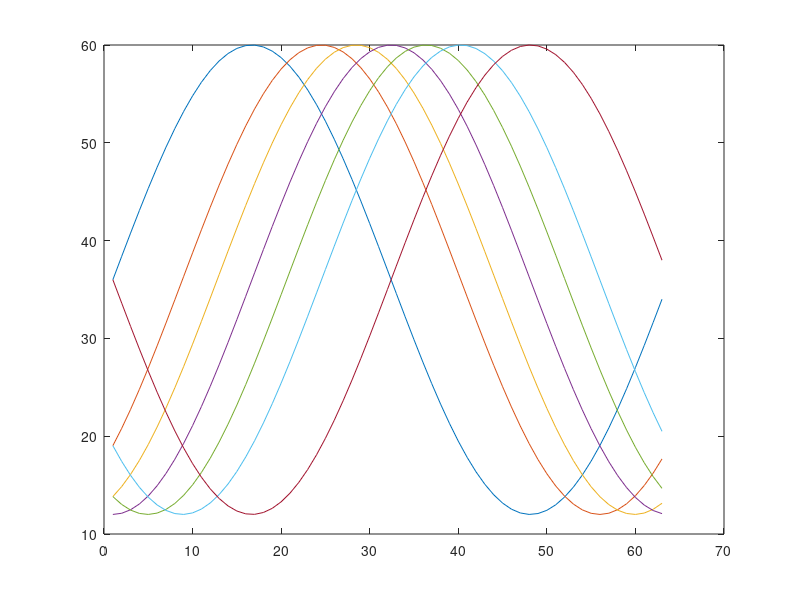
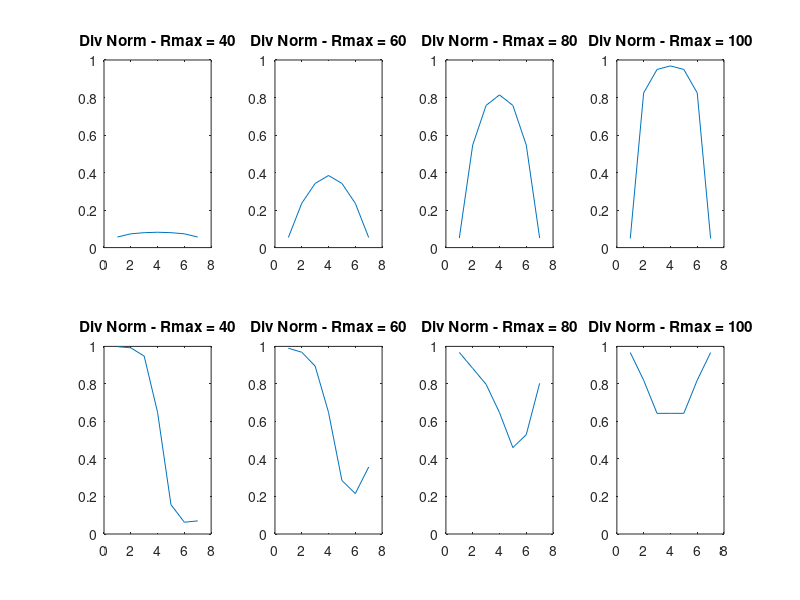
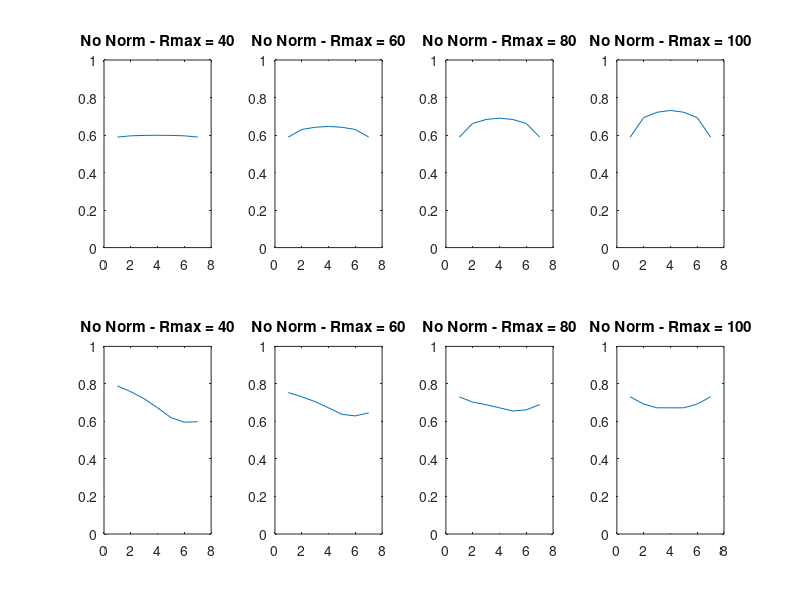

MATLAB code to generate these figures, in order:
% Psych268A - Fall 2016
% Midterm Exam
%   Demontrate divisive normalization in a small network
function jk_midterm_divisive_normalization

% Preferred Directions
global pd;
pd = [ -pi/2 -pi/4 -pi/8 0 pi/8 pi/4 pi/2 ];

% Baseline Firing Rate
global r0;
r0 = 36;

% Calculate the cosine tuning curves for visualization purposes
for i = 1:size(pd,2)
    inx = 0;
    for j = -pi:0.1:pi
        inx = inx + 1;
        r(inx) = cosineTuning (j, r0, 60, pd(i));
    end
    plot(r)
    hold on
end

% Give a range of maximum firing rates to simulate contrast. Low rMax
% represents low contrast and high rMax represents high contrast
rMax = [40, 60, 80, 100 ];

figure;

% Replicate Figure 3e from Carandini and Heeger
%   Top row has one stimulus
stimulus = 0;
for i = 1:size(rMax,2)
    fr = runDivisiveNormalization(rMax(i), stimulus, 1);
    subplot(2,size(rMax,2),i)
    plot(fr)
    axis([0 size(fr,2)+1 0 1])
    title(['Div Norm - Rmax = ', num2str(rMax(i))])
end

%   Bottom row has two stimuli
stimulus = [pi/2; -pi/2];
for i = 1:size(rMax,2)
    fr = runDivisiveNormalization(rMax(i), stimulus, 1);
    subplot(2,size(rMax,2),i+size(rMax,2))
    plot(fr)
    axis([0 size(fr,2)+1 0 1])
    title(['Div Norm - Rmax = ', num2str(rMax(i))])
end

figure;

% Re-run the model without normalization
stimulus = 0;
for i = 1:size(rMax,2)
    fr = runDivisiveNormalization(rMax(i), stimulus, 0);
    subplot(2,size(rMax,2),i)
    plot(fr)
    axis([0 size(fr,2)+1 0 1])
    title(['No Norm - Rmax = ', num2str(rMax(i))])
end

stimulus = [pi/2; -pi/2];
for i = 1:size(rMax,2)
    fr = runDivisiveNormalization(rMax(i), stimulus, 0);
    subplot(2,size(rMax,2),i+size(rMax,2))
    plot(fr)
    axis([0 size(fr,2)+1 0 1])
    title(['No Norm - Rmax = ', num2str(rMax(i))])
end

end

function fr = runDivisiveNormalization(rMax, stimulus, divisiveNormalization)

global r0
global pd;
numInput = size(pd,2);
numOutput = numInput;
numInhibitory = 1;
nInput = zeros(1,numInput);
nOutput = zeros(1,numOutput);
nInhibitory = zeros(1,numInhibitory);
rHighContrast = 100;

gain = 0.1;

% If there is not divisive normalization set the weights lower to get good
% activity levels. Using the same weights maxed out activity for all
% neurons.
if divisiveNormalization
    W_INP_OUT = 1;
else
    W_INP_OUT = 0.10;
end
wInpOut = zeros(numInput,numOutput);
for i = 1:numInput
    wInpOut(i,i) = W_INP_OUT;
end

% There is a many to one projection from the input neurons to the inhibitory
% neuron. So, the weight is relatively weak.
W_INP_INH = 0.002;
wInpInh = zeros(numInput,numInhibitory);
for i = 1:numInput
    for j = 1:numInhibitory
        wInpInh(i,j) = W_INP_INH;
    end
end

% There is a one to many projection from the inhibitory neuron to the output neurons.
% So the weight is negative and strong.
W_INH_OUT = -125;
wInhOut = zeros(numInhibitory,numOutput);
for i = 1:numInput
    for j = 1:numInhibitory
        wInhOut(i,j) = W_INH_OUT;
    end
end


T = 10;
for ts = 1:T
    
    % Make a copy of the previous activity. Use this when calculating
    % activity
    nInhibitoryPrev = nInhibitory;
    nInputPrev = nInput;
    
    % Get the firing rate, based on a cosine tuning curve, for each input neuron.
    for i = 1:numInput
        
        % If there are 2 stimuli, the second stimulus is a high contrast
        % input.
        if size(stimulus,1) == 2
            nInput(i) = cosineTuning(stimulus(1), r0, rMax, pd(i)) + cosineTuning(stimulus(2), r0, rHighContrast, pd(i));
        else
            nInput(i) = cosineTuning(stimulus(1), r0, rMax, pd(i));
        end
    end
    
    % Get the inhibitory neuron activity. The synaptic input is from the 
    % input neuron activity times the weights. Use a sigmoid function to get the
    % activity. If there is no divisive normalization, set the inhibitory
    % activity to zero.
    for i = 1:numInhibitory
        if (divisiveNormalization)
            nInhibitory(i) = sigmoid(sum(nInputPrev .* wInpInh(i,:)), gain);
        else
            nInhibitory(i) = 0;
        end
    end
    
    % Get the output neuron activity. The synaptic input comes from the
    % input layer and the inhibitory neuron. Run this through a sigmoid
    % function.
    for i = 1:numOutput
        nOutput(i) = sigmoid(sum(nInput .* wInpOut(i,:))+sum(nInhibitoryPrev .* wInhOut(i,:)), gain);
    end
end

fr = nOutput;

disp(['Rmax = ', num2str(rMax), ' Divisive Normalization = ', num2str(divisiveNormalization)])
fprintf(1,'   Input: ');
fprintf(1,'%3.3f ', nInput); fprintf('\n')
fprintf(1,'   Inhibitory: ');
fprintf(1,'%3.3f ', nInhibitory); fprintf('\n')
fprintf(1,'   Output: ');
fprintf(1,'%3.3f ', nOutput); fprintf('\n')
fprintf('\n')

end

function s = sigmoid(synIn, gain)

s = 1/(1 + exp(-gain*synIn));

end

function f = cosineTuning (input, r0, rMax, sMax)

f = max(0, r0 + (rMax - r0) * cos(input - sMax));

end